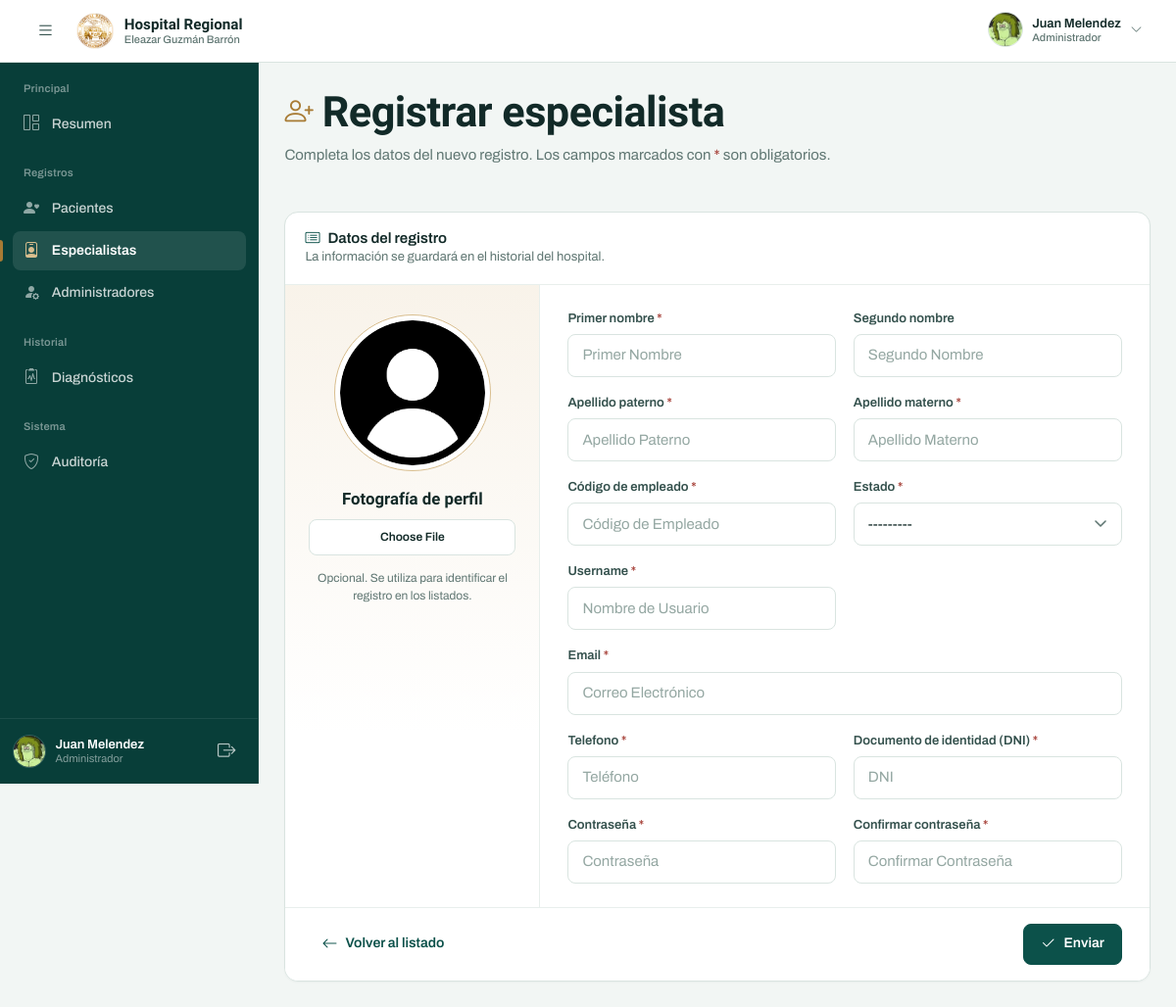
The app's page /registrar_especialista/ (signed in) with its own data.
### tasks/models.py (models this page shows, shortened)
class Usuario(AbstractBaseUser):
    primer_nombre = models.CharField(max_length=200)
    segundo_nombre = models.CharField(max_length=200, blank=True)
    apellido_paterno = models.CharField(max_length=200)
    apellido_materno = models.CharField(max_length=200)
    codigo_empl = models.CharField(max_length=10)
    usuario_administrador = models.BooleanField(default=False)
    estado = models.ForeignKey(Estado, on_delete=models.CASCADE,null=True)
    username = models.CharField(max_length=20, unique=True, null=False)
    email = models.EmailField(max_length=200,unique=True)  # Cambiado a EmailField
    telefono = models.CharField(max_length=9, validators=[MinLengthValidator(9)], null=True, blank=True)
    dni = models.CharField(max_length=8, validators=[MinLengthValidator(8)], null=True, blank=True)
    foto = models.ImageField('Imagen de perfil', upload_to='usuarios1/', null=True, blank=True)
    fecha_creacion = models.DateTimeField(auto_now_add=True)
    es_demo = models.BooleanField(default=False, db_index=True)
    objects = UsuarioManager()
    USERNAME_FIELD = 'username'
    REQUIRED_FIELDS = ['email', 'primer_nombre', 'segundo_nombre', 'apellido_paterno', 'apellido_materno']
    @property
    def is_active(self):
        return self.estado_id is not None and self.estado.name == "Activo"

### tasks/views.py (the view, shortened to what this page needs)
# urls.py: path('registrar_especialista/',v.RegistrarUsuario.as_view(),name='registro_e'),
class RegistrarUsuario(AdminRequiredMixin, CreateView):
    paciente = Usuario
    form_class = CrearUsuario
    template_name = 'crud/registrocrud/r_paciente.html'
    success_url = reverse_lazy('especialista')
    def get_context_data(self, **kwargs):
        context = super().get_context_data(**kwargs)
        context['texto_boton'] = "Enviar"
        context['tipo_usuario']="Doctor"
        return context

### tasks/context_processors.py (called while the page is built)
def demo(request):
    return {
        'DEMO_MODE': getattr(settings, 'DEMO_MODE', False),
        'DEMO_CLEANUP_INTERVAL_SECONDS': getattr(settings, 'DEMO_CLEANUP_INTERVAL_SECONDS', 3600),
        'DEMO_ADMIN_USERNAME': getattr(settings, 'DEMO_ADMIN_USERNAME', 'demo_admin'),
        'DEMO_SPECIALIST_USERNAME': getattr(settings, 'DEMO_SPECIALIST_USERNAME', 'demo_especialista'),
    }

### tasks/models.py (called while the page is built)
    def __str__(self):
        return self.name

### tasks/permissions.py (called while the page is built)
def _check_role(request, required_admin):
    if bool(request.user.usuario_administrador) != required_admin:
        raise PermissionDenied

    def dispatch(self, request, *args, **kwargs):
        if request.user.is_authenticated:
            _check_role(request, self.required_admin)
        return super().dispatch(request, *args, **kwargs)

### tasks/templates/crud/registrocrud/r_paciente.html (shortened to what this page needs)
{% extends 'crud/registrocrud/base_registro.html' %}

### tasks/templates/layout/base.html (shortened to what this page needs)
{% load static %}
<!DOCTYPE html>
<html lang="es">
  <head>
    <link
      rel="stylesheet"
      href="https://cdn.jsdelivr.net/npm/bootstrap-icons@1.11.3/font/bootstrap-icons.min.css"
    />
    <link
      href="https://cdn.jsdelivr.net/npm/bootstrap@5.3.3/dist/css/bootstrap.min.css"
      rel="stylesheet"
    />
    <link rel="stylesheet" href="{% static 'styles/base.css' %}" />
    <link rel="stylesheet" href="{% static 'styles/dashboard.css' %}" />
    <link rel="stylesheet" href="{% static 'styles/diagnostico.css' %}" />
    <link rel="stylesheet" href="{% static 'styles/etapa2.css' %}" />
    <link rel="stylesheet" href="{% static 'styles/etapa3.css' %}" />
    <link rel="stylesheet" href="{% static 'styles/etapaf.css' %}" />
    <link rel="stylesheet" href="{% static 'styles/r_paciente.css' %}" />
  </head>
  <body>
    <div id="__next">
      <header class="app-header">
        <div class="app-header__left">
          <button
            class="icon-btn menu-btn"
            id="menu_toggle"
            type="button"
            aria-label="Abrir menú de navegación"
            aria-controls="sidebar"
            aria-expanded="false"
          >
            <i class="bi bi-list" aria-hidden="true"></i>
          </button>
          <a class="brand" href="{% url 'dashboard' %}">
            <img
              class="brand__seal"
              src="{% static 'img/logo-hospital-transparente.png' %}"
              alt=""
            />
            <span class="brand__text">
              <span class="brand__title">Hospital Regional</span>
              <span class="brand__subtitle">Eleazar Guzmán Barrón</span>
            </span>
          </a>
        </div>
        <div class="app-header__right">
          <div class="perfil">
            <button
              class="perfil__trigger"
              id="perfil_trigger"
              type="button"
              aria-label="Abrir menú de usuario"
              aria-haspopup="true"
              aria-expanded="false"
              aria-controls="panel_conf"
            >
              {% if user.foto %}
                <img id="avatar_1" src="{{ user.foto.url }}" alt="" />
              {% else %}
                <img
                  id="avatar_1"
                  src="{% static 'img/user_default.png' %}"
                  alt=""
                />
              {% endif %}
              <span class="perfil__meta">
                <span class="perfil__name">
                  {{ user.primer_nombre }} {{ user.apellido_paterno }}
                </span>
                <span class="perfil__role">
                  {% if request.user.usuario_administrador %}Administrador{% else %}Especialista{% endif %}
                </span>
              </span>
              <i class="bi bi-chevron-down perfil__chev" aria-hidden="true"></i>
            </button>
          </div>
        </div>
      </header>
      <div class="app-shell" id="main_">
        <nav class="sidebar" id="sidebar" aria-label="Navegación principal">
          <div class="sidebar__scroll">
            <div class="nav-group">
              <p class="nav-group__label">Principal</p>
              <a
                href="{% url 'dashboard' %}"
                class="nav-link {% if request.resolver_match.url_name == 'dashboard' %}is-active{% endif %}"
              >
                <i class="bi bi-grid-1x2" aria-hidden="true"></i>
                <span>Resumen</span>
              </a>
            </div>
            <div class="nav-group">
              <p class="nav-group__label">Registros</p>
              <a
                href="{% url 'paciente' %}"
                class="nav-link "
              >
                <i class="bi bi-person-heart" aria-hidden="true"></i>
                <span>Pacientes</span>
              </a>
              {% if request.user.usuario_administrador %}
                <a
                  href="{% url 'especialista' %}"
                  class="nav-link {% if request.resolver_match.url_name == 'especialista' or request.resolver_match.url_name == 'registro_e' or nav_section == 'especialista' %}is-active{% endif %}"
                  {% if request.resolver_match.url_name == 'especialista' or request.resolver_match.url_name == 'registro_e' or nav_section == 'especialista' %}aria-current="page"{% endif %}
                >
                  <i class="bi bi-person-badge" aria-hidden="true"></i>
                  <span>Especialistas</span>
                </a>
                <a
                  href="{% url 'administrador' %}"
                  class="nav-link {% if request.resolver_match.url_name == 'administrador' or request.resolver_match.url_name == 'registro_a' or nav_section == 'administrador' %}is-active{% endif %}"
                >
                  <i class="bi bi-person-fill-gear" aria-hidden="true"></i>
                  <span>Administradores</span>
                </a>
              {% endif %}
            </div>
            <div class="nav-group">
              <p class="nav-group__label">Historial</p>
              <a
                href="{% url 'historial_d' %}"
                class="nav-link {% if request.resolver_match.url_name == 'historial_d' or nav_section == 'historial_d' %}is-active{% endif %}"
              >
                <i class="bi bi-clipboard2-pulse" aria-hidden="true"></i>
                <span>Diagnósticos</span>
              </a>
            </div>
            {% if request.user.usuario_administrador %}
              <div class="nav-group">
                <p class="nav-group__label">Sistema</p>
                <a
                  href="{% url 'auditoria' %}"
                  class="nav-link {% if request.resolver_match.url_name == 'auditoria' %}is-active{% endif %}"
                >
                  <i class="bi bi-shield-check" aria-hidden="true"></i>
                  <span>Auditoría</span>
                </a>
              </div>
            {% endif %}
          </div>
          <div class="sidebar__footer">
            <div class="sidebar-user">
              {% if user.foto %}
                <img src="{{ user.foto.url }}" alt="" />
              {% else %}
                <img src="{% static 'img/user_default.png' %}" alt="" />
              {% endif %}
              <div class="sidebar-user__meta">
                <span class="sidebar-user__name">
                  {{ user.primer_nombre }} {{ user.apellido_paterno }}
                </span>
                <span class="sidebar-user__role">
                  {% if request.user.usuario_administrador %}Administrador{% else %}Especialista{% endif %}
                </span>
              </div>
              <form method="post" action="{% url 'logout' %}">
                <button
                  type="submit"
                  class="icon-btn icon-btn--onDark"
                  aria-label="Cerrar sesión"
                  title="Cerrar sesión"
                >
                  <i class="bi bi-box-arrow-right" aria-hidden="true"></i>
                </button>
              </form>
            </div>
          </div>
        </nav>
        <main class="main_content" id="main_content">
          <div class="page-shell">
            {% block content %} {% endblock %}
          </div>
        </main>
      </div>
    </div>
  </body>
</html>

### tasks/static/styles/r_paciente.css (style rules this page uses)
.reg-photo__control input[type="file"] { width: 100%; color: var(--muted); font-family: var(--font-ui); font-size: var(--fs-xs); }

### records on screen
Usuario: foto (picture), primer_nombre "Juan", apellido_paterno "Melendez"

### other values on screen
{{ field.label }} "Primer nombre" "Segundo nombre" "Apellido paterno" "Apellido materno" "Estado" "Username" "Email" "Telefono"
{{ texto_boton }} "Enviar"
